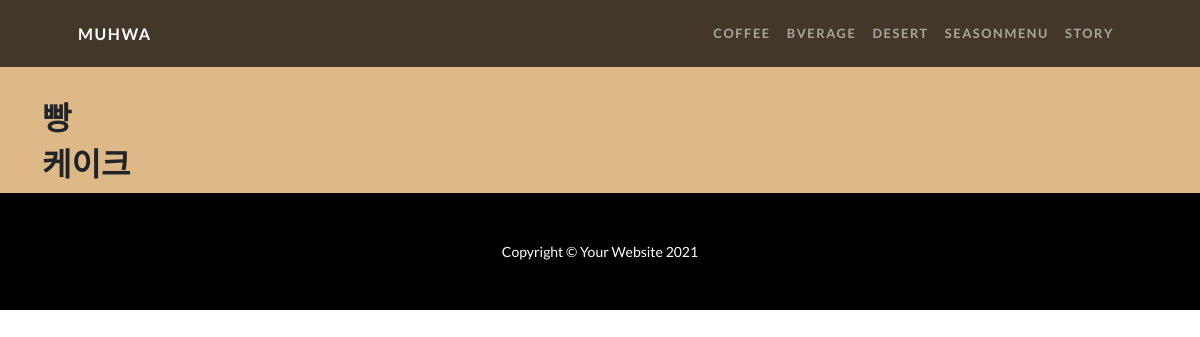
Page /menu/desert/ on the earlier database version.
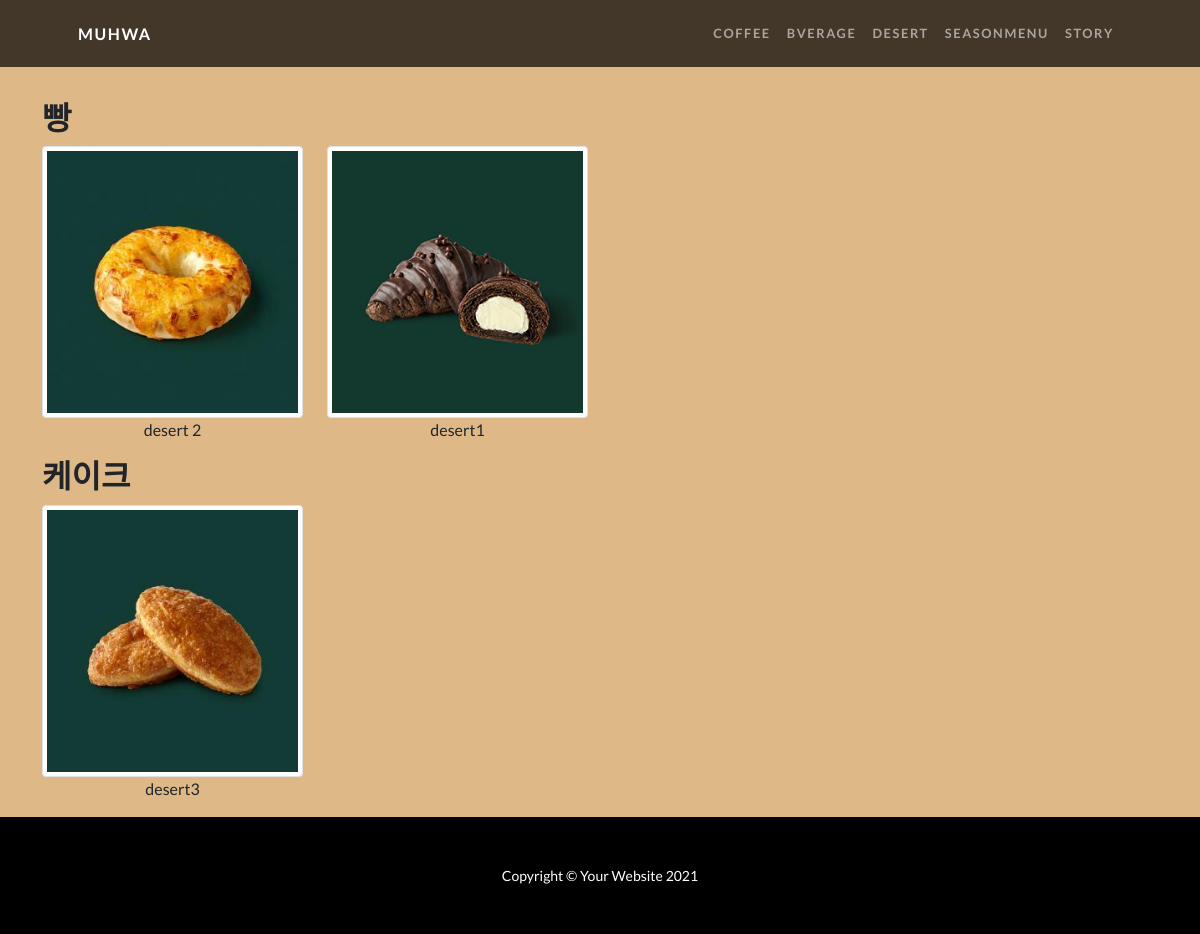
Same page on the later database version.
### menu/models.py (models this page shows, shortened)
class Desert(models.Model):
    title = models.CharField(max_length=100)
    sub_cate = models.CharField(max_length=100, default='')
    photo = models.ImageField(upload_to='desert/%Y/%m/%d',default='desert/no_image.png')
    desc = models.TextField()
    class Meta:
        ordering = ['title']

### menu/views.py (the view)
# urls.py: path('desert/', DesertListView.as_view(), name='desert'),
class DesertListView(ListView):
    model = Desert
    template_name = 'menu/desert.html'
    context_object_name = 'desert_list'

### home/templates/menu/desert.html (shortened to what this page needs)
{% extends 'base.html' %}
{% block header %}
<div style="height:100px;  background:#deb887"></div>
{% endblock %}
{% block contents %}
<div style=" background:#deb887 ;">
    <div class="container">
        <div class="row">
            <h2>빵</h2>
            {% for desert in desert_list %}
            {% if desert.sub_cate == '빵'%}
            <div class="col-6 col-md-3">
                <img src="{{desert.photo.url}}" class="img-thumbnail" alt="">
                <p class="text-center">{{desert.title}}</p>
            </div>
            {% endif %}
            {% endfor %}
        </div>
        <div class="row">
            <h2>케이크</h2>
            {% for desert in desert_list %}
            {% if desert.sub_cate == '케이크'%}
            <div class="col-6 col-md-3">
                <img src="{{desert.photo.url}}" class="img-thumbnail" alt="">
                <p class="text-center">{{desert.title}}</p>
            </div>
            {% endif %}
            {% endfor %}
        </div>
    </div>
</div>
{% endblock %}

Differences in the rows shown:
now on this page (row edited): Desert: photo (picture), title "desert 2", shown under "빵"
now on this page (row edited): Desert: photo (picture), title "desert1", shown under "빵"
now on this page (row edited): Desert: photo (picture), title "desert3", shown under "케이크"
